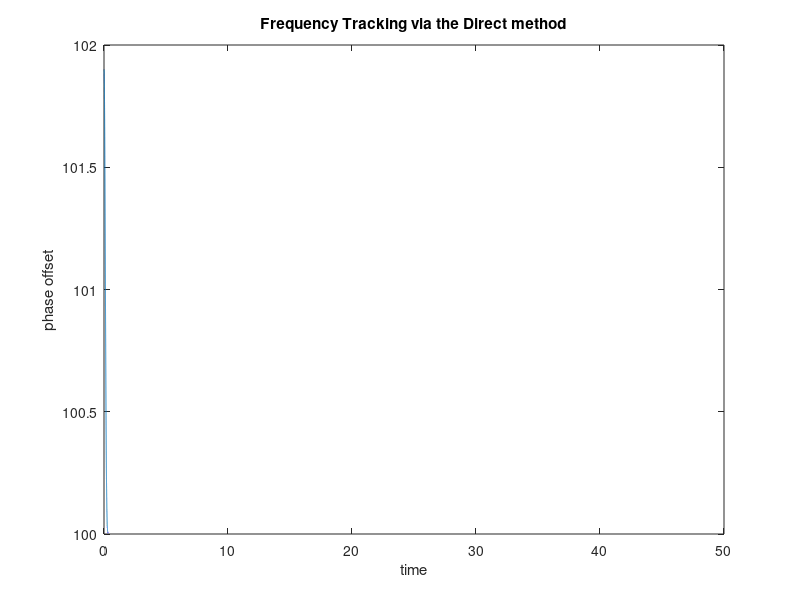

The MATLAB source for this figure:
% pllfreqest.m: direct estimation of frequency in the time domain

Ts=1/10000; time=50; t=Ts:Ts:time;      % time vector
fc=100; phoff=-0.0;                     % carrier freq. and phase
r=cos(2*pi*fc*t+phoff);                 % construct carrier
fl=100; ff=[0 .01 .02 1]; fa=[1 1 0 0];
h=firpm(fl,ff,fa);                      % LPF design
mu=.003;                                % algorithm stepsize
f0=99.9;                                % assumed freq. at receiver
fest=zeros(1,length(t)); fest(1)=f0+2;  % initialize vector for estimates
z=zeros(1,fl+1);                        % initialize buffer for LPF
for k=1:length(t)-1                     % z contains past fl+1 inputs
  z=[(r(k)-cos(2*pi*fest(k)*t(k)))*sin(2*pi*fest(k)*t(k)), z(1:fl)];
  update=fliplr(h)*z';                  % new output of filter
  fest(k+1)=fest(k)-mu*update;          % algorithm update
end
plot(t,fest)
title('Frequency Tracking via the Direct method')
xlabel('time'); ylabel('phase offset')
